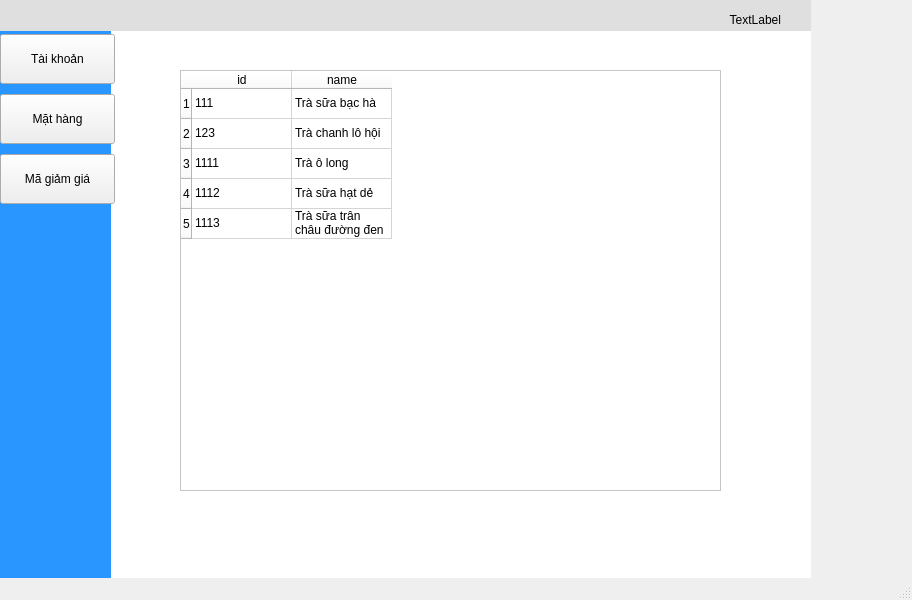
<?xml version="1.0" encoding="UTF-8"?>
<ui version="4.0">
 <class>MainWindow</class>
 <widget class="QMainWindow" name="MainWindow">
  <property name="geometry">
   <rect>
    <x>0</x>
    <y>0</y>
    <width>912</width>
    <height>600</height>
   </rect>
  </property>
  <property name="windowTitle">
   <string>MainWindow</string>
  </property>
  <widget class="QWidget" name="centralwidget">
   <widget class="QStackedWidget" name="stackedWidget">
    <property name="geometry">
     <rect>
      <x>90</x>
      <y>30</y>
      <width>721</width>
      <height>561</height>
     </rect>
    </property>
    <property name="styleSheet">
     <string notr="true">background-color: #ffffff</string>
    </property>
    <property name="currentIndex">
     <number>1</number>
    </property>
    <widget class="QWidget" name="page">
     <widget class="QTableWidget" name="table_accounts">
      <property name="geometry">
       <rect>
        <x>90</x>
        <y>40</y>
        <width>551</width>
        <height>421</height>
       </rect>
      </property>
      <row>
       <property name="text">
        <string>1</string>
       </property>
      </row>
      <row>
       <property name="text">
        <string>2</string>
       </property>
      </row>
      <row>
       <property name="text">
        <string>3</string>
       </property>
      </row>
      <row>
       <property name="text">
        <string>4</string>
       </property>
      </row>
      <row>
       <property name="text">
        <string>5</string>
       </property>
      </row>
      <column>
       <property name="text">
        <string>username</string>
       </property>
      </column>
      <column>
       <property name="text">
        <string>password</string>
       </property>
      </column>
      <item row="0" column="0">
       <property name="text">
        <string/>
       </property>
      </item>
      <item row="0" column="1">
       <property name="text">
        <string/>
       </property>
      </item>
      <item row="1" column="0">
       <property name="text">
        <string/>
       </property>
      </item>
      <item row="1" column="1">
       <property name="text">
        <string/>
       </property>
      </item>
      <item row="2" column="0">
       <property name="text">
        <string/>
       </property>
      </item>
      <item row="2" column="1">
       <property name="text">
        <string/>
       </property>
      </item>
      <item row="3" column="0">
       <property name="text">
        <string/>
       </property>
      </item>
      <item row="3" column="1">
       <property name="text">
        <string/>
       </property>
      </item>
      <item row="4" column="0">
       <property name="text">
        <string/>
       </property>
      </item>
      <item row="4" column="1">
       <property name="text">
        <string/>
       </property>
      </item>
     </widget>
    </widget>
    <widget class="QWidget" name="page_2">
     <widget class="QLabel" name="label_4">
      <property name="geometry">
       <rect>
        <x>270</x>
        <y>220</y>
        <width>60</width>
        <height>16</height>
       </rect>
      </property>
      <property name="text">
       <string>Menu2</string>
      </property>
     </widget>
     <widget class="QTableWidget" name="tableWidget_2">
      <property name="geometry">
       <rect>
        <x>90</x>
        <y>40</y>
        <width>541</width>
        <height>421</height>
       </rect>
      </property>
      <row>
       <property name="text">
        <string>1</string>
       </property>
      </row>
      <row>
       <property name="text">
        <string>2</string>
       </property>
      </row>
      <row>
       <property name="text">
        <string>3</string>
       </property>
      </row>
      <row>
       <property name="text">
        <string>4</string>
       </property>
      </row>
      <row>
       <property name="text">
        <string>5</string>
       </property>
      </row>
      <column>
       <property name="text">
        <string>id</string>
       </property>
      </column>
      <column>
       <property name="text">
        <string>name</string>
       </property>
      </column>
      <item row="0" column="0">
       <property name="text">
        <string>111</string>
       </property>
      </item>
      <item row="0" column="1">
       <property name="text">
        <string>Trà sữa bạc hà</string>
       </property>
      </item>
      <item row="1" column="0">
       <property name="text">
        <string>123</string>
       </property>
      </item>
      <item row="1" column="1">
       <property name="text">
        <string>Trà chanh lô hội</string>
       </property>
      </item>
      <item row="2" column="0">
       <property name="text">
        <string>1111</string>
       </property>
      </item>
      <item row="2" column="1">
       <property name="text">
        <string>Trà ô long</string>
       </property>
      </item>
      <item row="3" column="0">
       <property name="text">
        <string>1112</string>
       </property>
      </item>
      <item row="3" column="1">
       <property name="text">
        <string>Trà sữa hạt dẻ</string>
       </property>
      </item>
      <item row="4" column="0">
       <property name="text">
        <string>1113</string>
       </property>
      </item>
      <item row="4" column="1">
       <property name="text">
        <string>Trà sữa trân châu đường đen</string>
       </property>
      </item>
     </widget>
    </widget>
   </widget>
   <widget class="QLabel" name="label_2">
    <property name="geometry">
     <rect>
      <x>0</x>
      <y>30</y>
      <width>111</width>
      <height>551</height>
     </rect>
    </property>
    <property name="styleSheet">
     <string notr="true">background-color: rgb(41, 149, 255)</string>
    </property>
    <property name="text">
     <string/>
    </property>
   </widget>
   <widget class="QWidget" name="verticalLayoutWidget">
    <property name="geometry">
     <rect>
      <x>0</x>
      <y>30</y>
      <width>115</width>
      <height>181</height>
     </rect>
    </property>
    <layout class="QVBoxLayout" name="verticalLayout_2">
     <item>
      <widget class="QPushButton" name="btn_show_accounts">
       <property name="maximumSize">
        <size>
         <width>16777215</width>
         <height>50</height>
        </size>
       </property>
       <property name="text">
        <string>Tài khoản</string>
       </property>
      </widget>
     </item>
     <item>
      <widget class="QPushButton" name="btn_show_items">
       <property name="maximumSize">
        <size>
         <width>16777215</width>
         <height>50</height>
        </size>
       </property>
       <property name="text">
        <string>Mặt hàng</string>
       </property>
      </widget>
     </item>
     <item>
      <widget class="QPushButton" name="pushButton_3">
       <property name="maximumSize">
        <size>
         <width>16777215</width>
         <height>50</height>
        </size>
       </property>
       <property name="text">
        <string>Mã giảm giá</string>
       </property>
      </widget>
     </item>
    </layout>
   </widget>
   <widget class="QLabel" name="label_3">
    <property name="geometry">
     <rect>
      <x>-10</x>
      <y>-10</y>
      <width>821</width>
      <height>41</height>
     </rect>
    </property>
    <property name="styleSheet">
     <string notr="true">background-color: rgb(223, 223, 223)</string>
    </property>
    <property name="text">
     <string/>
    </property>
   </widget>
   <widget class="QLabel" name="name_account">
    <property name="geometry">
     <rect>
      <x>490</x>
      <y>10</y>
      <width>291</width>
      <height>20</height>
     </rect>
    </property>
    <property name="text">
     <string>TextLabel</string>
    </property>
    <property name="alignment">
     <set>Qt::AlignRight|Qt::AlignTrailing|Qt::AlignVCenter</set>
    </property>
   </widget>
  </widget>
  <widget class="QMenuBar" name="menubar">
   <property name="geometry">
    <rect>
     <x>0</x>
     <y>0</y>
     <width>912</width>
     <height>24</height>
    </rect>
   </property>
  </widget>
  <widget class="QStatusBar" name="statusbar"/>
 </widget>
 <resources/>
 <connections/>
</ui>
